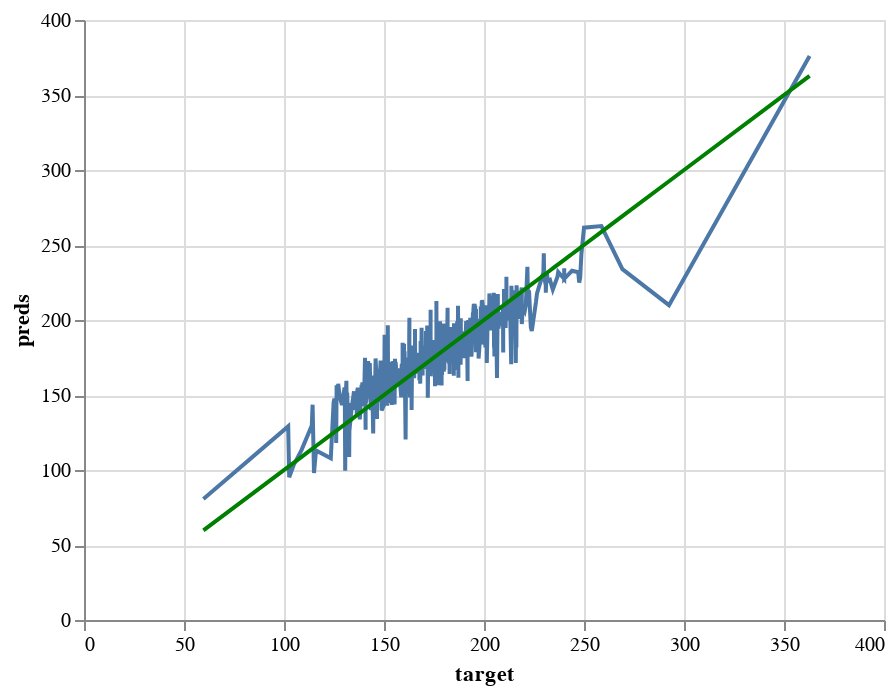

Notebook code cell kept with this figure:
### Code cell
# predictions versus the target line charts on the test set
perfect_test = alt.Chart(pd.DataFrame({'target': y_test, 'preds': y_test})).mark_line(color='green').encode(
    x='target',
    y='preds'
)

pred_chart_test = alt.Chart(pd.DataFrame({'target': y_test, 'preds': y_test_preds})).mark_line().encode(
    x='target',
    y='preds'
  )

pred_chart_test + perfect_test

### Figure 1 — Vega-Lite specification as saved in the notebook (floating-point values rounded to 4 significant figures; data arrays with more than 128 entries replaced by an {"elided": "..."} marker saying what was removed)
{"config": {"view": {"continuousWidth": 400, "continuousHeight": 300}}, "layer": [{"data": {"name": "data-41808a2c73323cc97ded1eec35d4b10f"}, "mark": "line", "encoding": {"x": {"field": "target", "type": "quantitative"}, "y": {"field": "preds", "type": "quantitative"}}}, {"data": {"name": "data-325359e573684d5da4db6a7c05ccc135"}, "mark": {"type": "line", "color": "green"}, "encoding": {"x": {"field": "target", "type": "quantitative"}, "y": {"field": "preds", "type": "quantitative"}}}], "$schema": "https://vega.github.io/schema/vega-lite/v4.17.0.json", "datasets": {"data-41808a2c73323cc97ded1eec35d4b10f": {"elided": "609 records"}, "data-325359e573684d5da4db6a7c05ccc135": {"elided": "609 records"}}}
